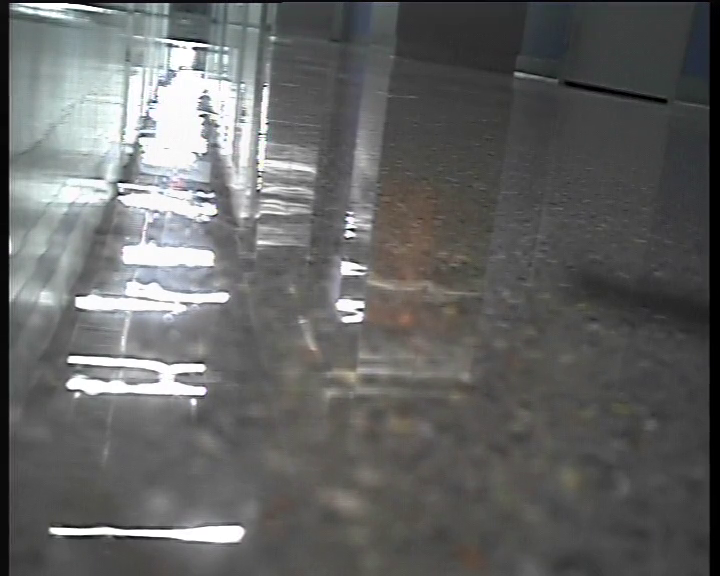
#> input picture frame 30 of hall6.mp4, 720 x 576 px, given in place of hallsmooth17.mp4, which was not available
$ python denoise5.py   (older library calls are emulated)
#> lines starting #> are read from the running program, lines starting #| are printed output that depends on the picture
import numpy as np
import cv2
import time
cap = cv2.VideoCapture('hallsmooth17.mp4')
#think about setting the frame height and width before the processing
out = cv2.VideoWriter('output5.avi',cv2.cv.CV_FOURCC('M','J','P','G'), 20.0, (720,576))

while(True):
    ret, frame = cap.read()
#> frame is the input picture: shape (576, 720, 3); mean B, G, R 100.6, 101.2, 100.4
    median = cv2.medianBlur(frame,9)
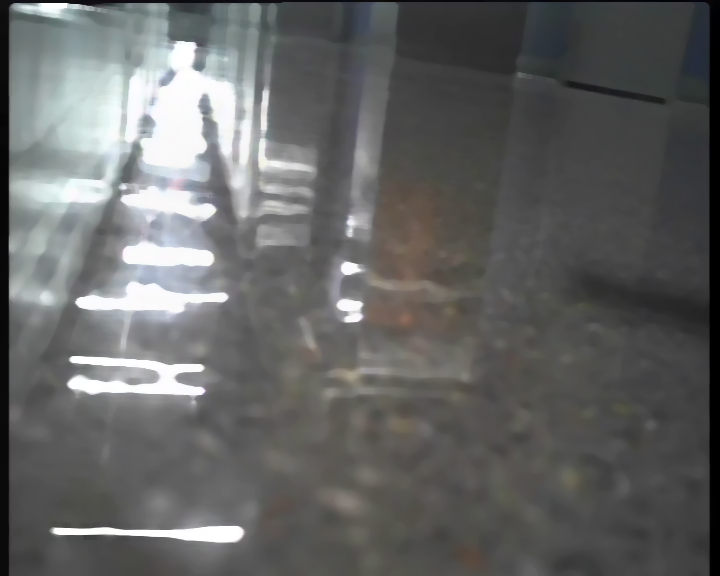
#> median: shape (576, 720, 3); mean B, G, R 100.7, 101.3, 100.5
    #dst = cv2.fastNlMeansDenoisingColored(median,None,10,10,7,21)
	#dst = cv2.fastNlMeansDenoisingColored(median,None,10,10,7,21)
    cv2.imshow('frame',median)
    # width, height = median.shape[:2]
    # print width, height
    out.write(median)
    if cv2.waitKey(1) & 0xFF == ord('q'):
#> (key q is pressed here)
          break
# When everything done, release the capture
#> (the run stopped early here; a loop or call above may not have finished)

$ run again, starting later in the video
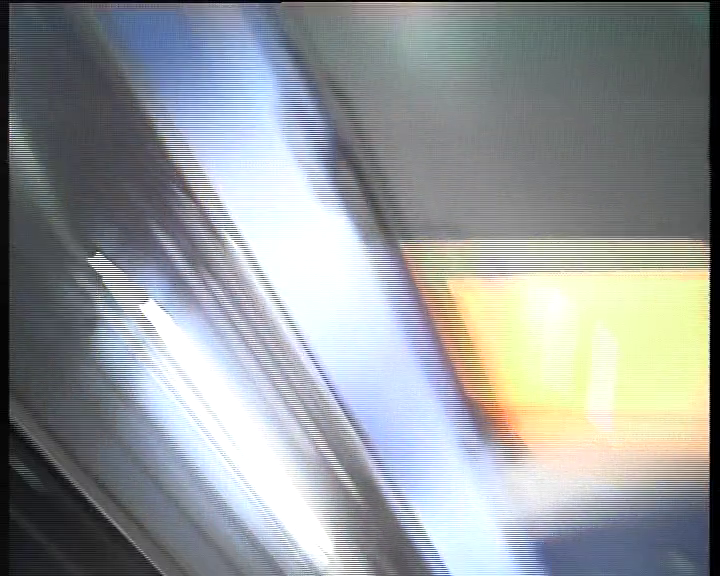
#> input picture frame 245 of hall6.mp4, 720 x 576 px, given in place of hallsmooth17.mp4, which was not available
#> frame is the input picture: shape (576, 720, 3); mean B, G, R 154.7, 153.2, 148.8
#> `median = cv2.medianBlur(frame,9)`:
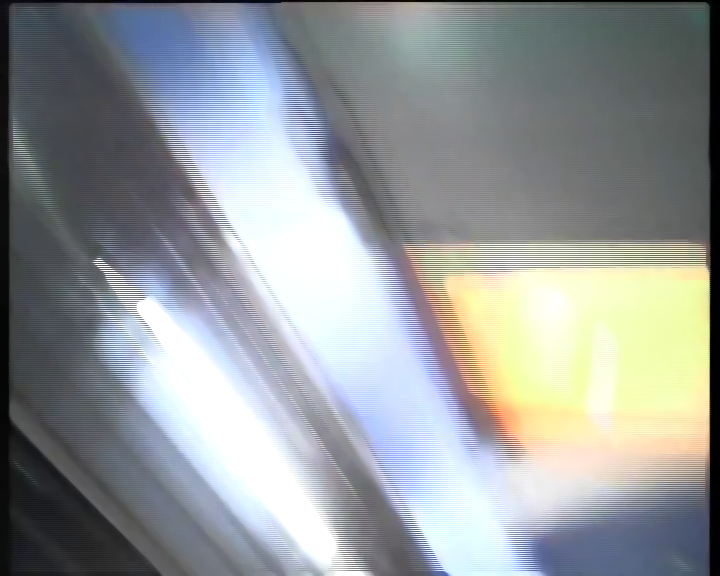
#> median: shape (576, 720, 3); mean B, G, R 154.8, 153.3, 148.8
